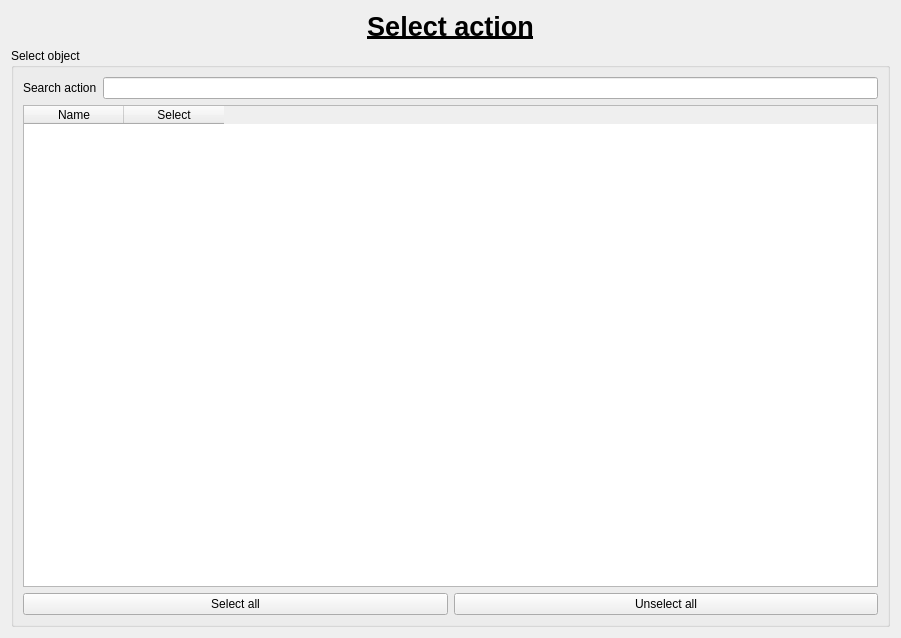
<?xml version="1.0" encoding="UTF-8"?>
<ui version="4.0">
 <class>widget_select_action_to_classify</class>
 <widget class="QWidget" name="widget_select_action_to_classify">
  <property name="geometry">
   <rect>
    <x>0</x>
    <y>0</y>
    <width>901</width>
    <height>638</height>
   </rect>
  </property>
  <property name="windowTitle">
   <string>Form</string>
  </property>
  <layout class="QVBoxLayout" name="verticalLayout">
   <item>
    <widget class="QLabel" name="labelTitle">
     <property name="font">
      <font>
       <pointsize>20</pointsize>
       <bold>true</bold>
       <underline>true</underline>
      </font>
     </property>
     <property name="autoFillBackground">
      <bool>false</bool>
     </property>
     <property name="text">
      <string>Select action</string>
     </property>
     <property name="scaledContents">
      <bool>false</bool>
     </property>
     <property name="alignment">
      <set>Qt::AlignCenter</set>
     </property>
    </widget>
   </item>
   <item>
    <widget class="QGroupBox" name="groupBox">
     <property name="title">
      <string>Select object</string>
     </property>
     <layout class="QGridLayout" name="gridLayout">
      <item row="0" column="1" colspan="2">
       <widget class="QLineEdit" name="lineEditSearchAction"/>
      </item>
      <item row="1" column="0" colspan="3">
       <widget class="QTableWidget" name="tableWidget">
        <column>
         <property name="text">
          <string>Name</string>
         </property>
        </column>
        <column>
         <property name="text">
          <string>Select</string>
         </property>
        </column>
       </widget>
      </item>
      <item row="0" column="0">
       <widget class="QLabel" name="label">
        <property name="sizePolicy">
         <sizepolicy hsizetype="Maximum" vsizetype="Preferred">
          <horstretch>0</horstretch>
          <verstretch>0</verstretch>
         </sizepolicy>
        </property>
        <property name="text">
         <string>Search action</string>
        </property>
       </widget>
      </item>
      <item row="2" column="0" colspan="3">
       <layout class="QHBoxLayout" name="horizontalLayout">
        <item>
         <widget class="QPushButton" name="pushButtonSelectAll">
          <property name="text">
           <string>Select all</string>
          </property>
         </widget>
        </item>
        <item>
         <widget class="QPushButton" name="pushButtonUnSelectUnselectAll">
          <property name="text">
           <string>Unselect all</string>
          </property>
         </widget>
        </item>
       </layout>
      </item>
     </layout>
    </widget>
   </item>
  </layout>
 </widget>
 <resources/>
 <connections/>
</ui>
